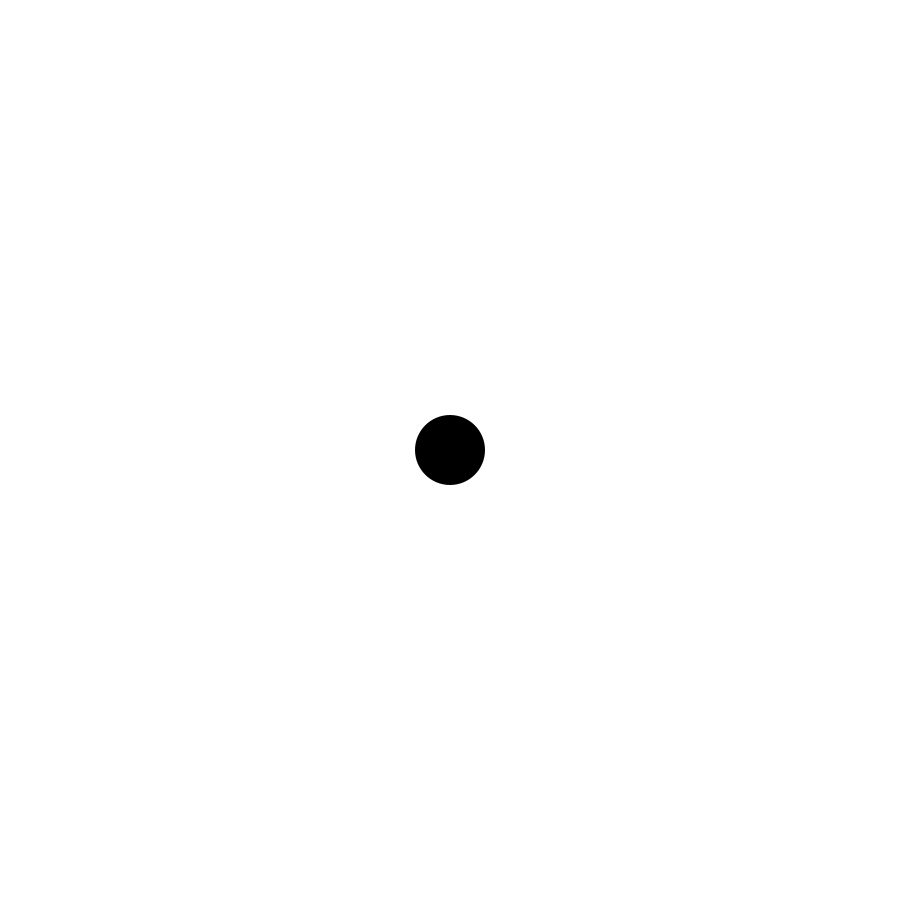
Frame 1 (no input)
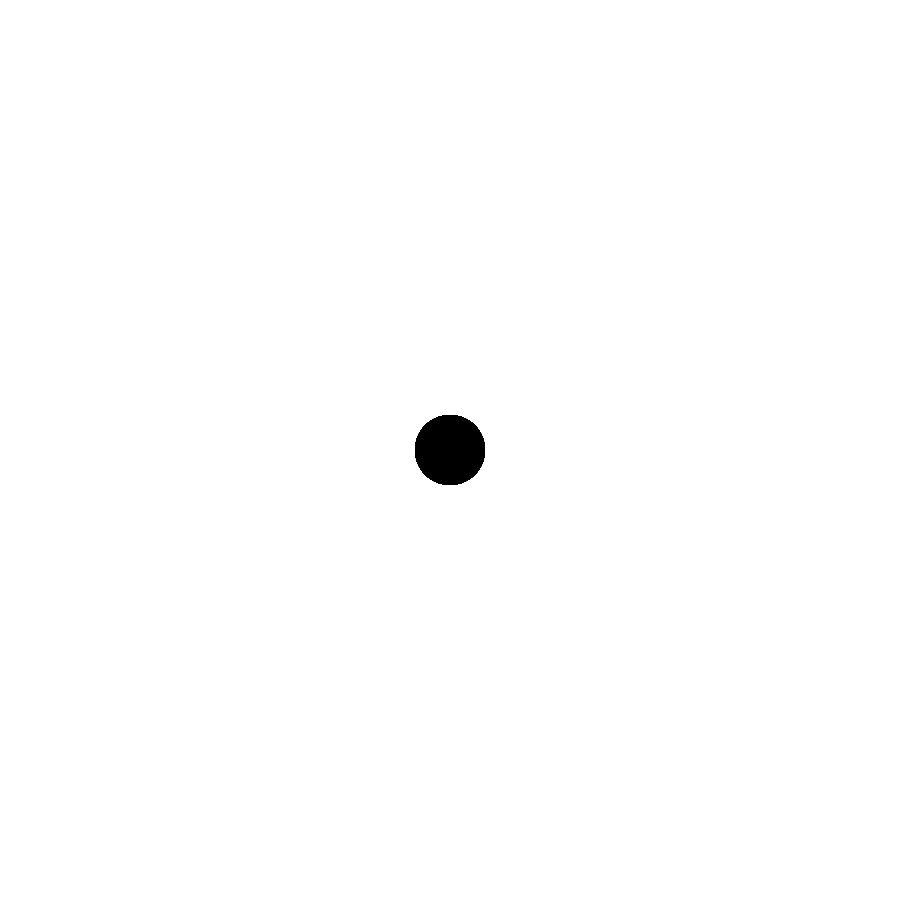
Frame 60 (the mouse pressed at the canvas centre just before this capture)
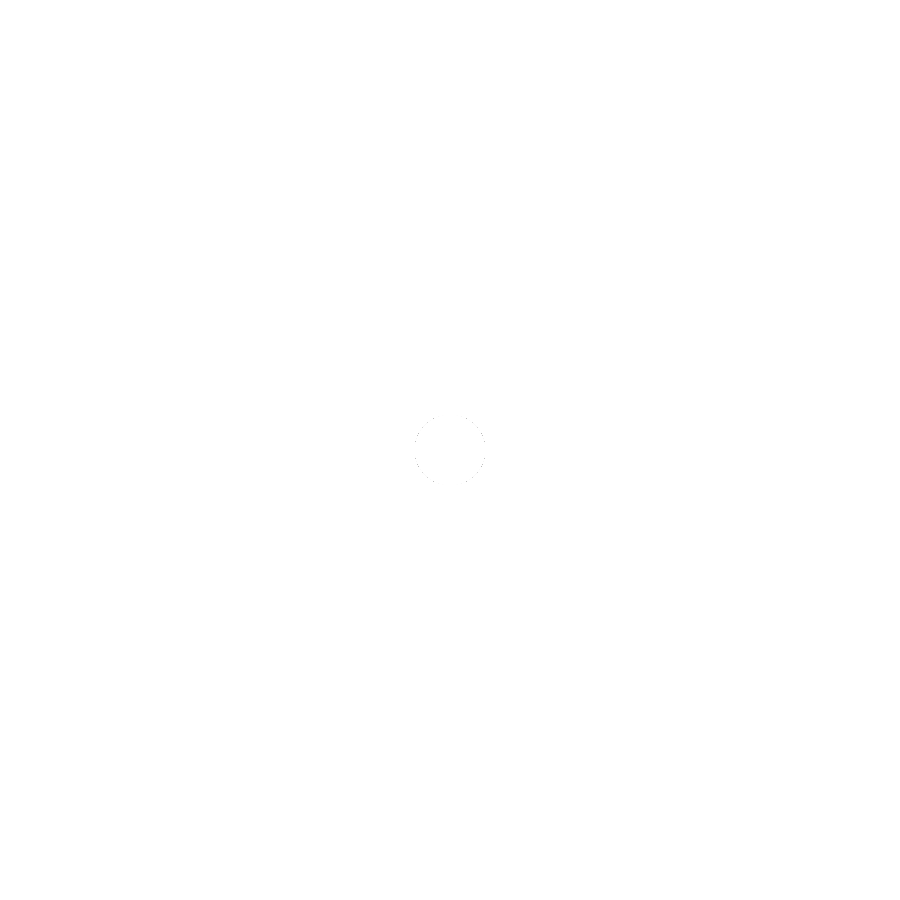
Frame 120 (the mouse held since frame 60 and released just before this capture)

The Processing sketch that drew these frames (run headless with seeded random() and noise(); from frame 60 on, the mouse is pressed at the canvas centre):

// Processing sketch: week10hw
// ── week10hw.pde
ArrayList<Circles> circles;

color circleColor;
boolean isCircleOn;
int distance;
int Csize;
void setup(){
  size(900,900);
  background(255);
  
  circles = new ArrayList<Circles>();
  Csize = 70;
  noStroke();
}


  
void draw(){
  distance = int(dist(width/2,height/2,mouseX,mouseY));
  for(int i =0; i<circles.size(); i++){
    Circles c = circles.get(i);
    c.display();
    c.fall();
  }
  if(distance<Csize/2){
   circleColor = color(255);
   }else{circleColor= color(0);
     }
  fill(circleColor);
  ellipse(width/2,height/2,Csize,Csize);

}




void mousePressed(){
  if(distance<Csize/2){
  circles.add(new Circles());
  }
}

// ── circles.pde
class Circles{

  PVector position;
  PVector velocity;
  
  color c;
  
   

  Circles(){
    
    position = new PVector(mouseX,mouseY);
    velocity = new PVector(random(-5,5),random(-5,5));
  }
  
  void fall(){
    position.add(velocity);
  }

  void display(){
    noStroke();
    c = color(map(position.x,0,width,0,255),map(position.y,0,width,200,255),220);
    fill(c);
    ellipse(position.x,position.y,50,50);
  }


}
